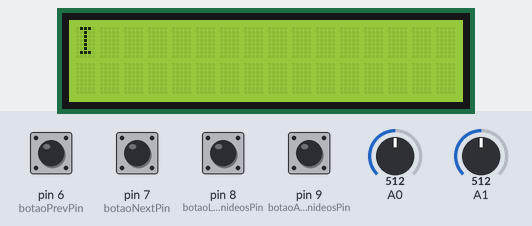
Bench run of a sketch on a simulated Arduino Uno, built with avr-gcc and run on an emulated ATmega328P. On the bench: 16×2 character LCD. The test bench sets the inputs (shaded band); at power-on: pin 6 (botaoPrevPin), pin 7 (botaoNextPin), pin 8 (botaoLantanideosPin), pin 9 (botaoActinideosPin) HIGH, A0 = 512, A1 = 512. The audio player accepts every command and is not drawn.

Above: at 0.1 s.
At 6.1 s:
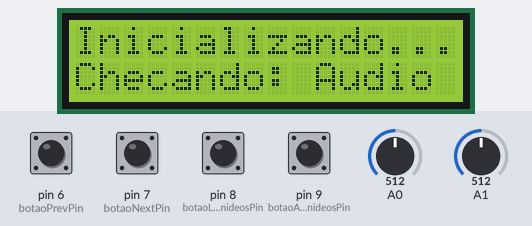
At 11.1 s:
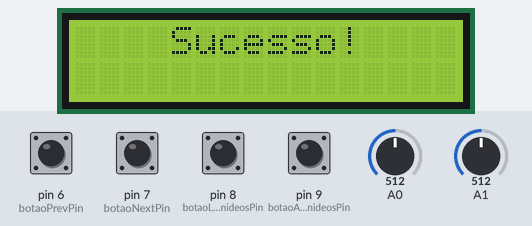
At 14.5 s:
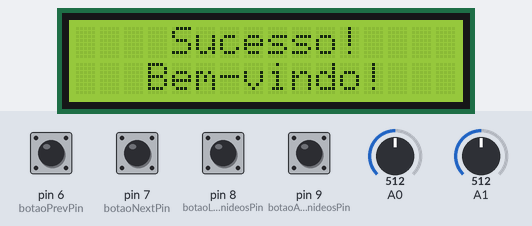
At 23.3 s:
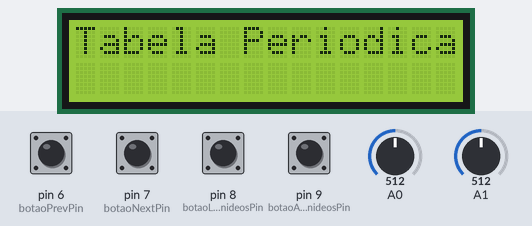
At 25.7 s:
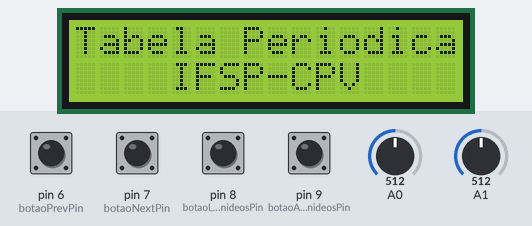

Measured:
- what the display in image 1 shows lasts 2.7 s, from 6.1 s to 8.8 s
- what the display in image 2 shows lasts 1.6 s, from 11.0 s to 12.6 s
- what the display in image 3 shows lasts 5.8 s, from 14.4 s to 20.2 s
- what the display in image 4 shows lasts 1.0 s, from 23.3 s to 24.3 s

The sketch:

tabela_1.2.8.ino
```cpp
#include <Wire.h>
#include <LiquidCrystal_I2C.h>
#include "SoftwareSerial.h"
#include "DFRobotDFPlayerMini.h"
#include <avr/wdt.h> // Biblioteca para watchdog timer

SoftwareSerial mySoftwareSerial(10, 11); // RX, TX
DFRobotDFPlayerMini myDFPlayer;

LiquidCrystal_I2C lcd(0x27, 16, 2); // Endereço I2C, 16 colunas, 2 linhas

// Função para exibir texto no LCD caractere por caractere
void exibirTextoLCD(const char* linha1, const char* linha2) {
    lcd.clear(); // Limpa a tela do LCD

    // Exibe a primeira linha
    lcd.setCursor(0, 0);
    for (int i = 0; linha1[i] != '\0'; i++) {
        lcd.print(linha1[i]);
        delay(200); // Atraso de 200ms entre os caracteres
    }

    // Exibe a segunda linha
    lcd.setCursor(0, 1);
    for (int i = 0; linha2[i] != '\0'; i++) {
        lcd.print(linha2[i]);
        delay(200); // Atraso de 200ms entre os caracteres
    }
}

// Função para reiniciar o Arduino
void reiniciarArduino() {
    wdt_enable(WDTO_15MS); // Habilita o watchdog timer para reiniciar o Arduino em 15 ms
    while (true) {} // Aguarda o watchdog reiniciar o Arduino
}

const int linhas = 7; // Total de períodos (linhas)
const int colunas = 18; // Total de grupos (colunas)


// Matriz representando a tabela periódica
int tabelaPeriodica[linhas][colunas] = {
    {1, 0, 0, 0, 0, 0, 0, 0, 0, 0, 0, 0, 0, 0, 0, 0, 0, 2}, // Primeiro período
    {3, 4, 0, 0, 0, 0, 0, 0, 0, 0, 0, 0, 0, 0, 0, 5, 6, 0}, // Segundo período
    {11, 12, 0, 0, 0, 0, 0, 0, 0, 0, 0, 0, 13, 14, 15, 16, 17, 18}, // Terceiro período
    {19, 20, 21, 22, 23, 24, 25, 26, 27, 28, 29, 30, 31, 32, 33, 34, 35, 36}, // Quarto período
    {37, 38, 39, 40, 41, 42, 43, 44, 45, 46, 47, 48, 49, 50, 51, 52, 53, 54}, // Quinto período
    {55, 56, 0, 72, 73, 74, 75, 76, 77, 78, 79, 80, 81, 82, 83, 84, 85, 86}, // Sexto período, com lantanídeos substituídos por zero
    {87, 88, 0, 104, 105, 106, 107, 108, 109, 110, 111, 112, 113, 114, 115, 116, 117, 118} // Sétimo período, com actinídeos substituídos por zero
};


int linhaAtual = 0; // Período inicial
int colunaAtual = 0; // Grupo inicial
const int botaoNextPin = 7; // Pin do botão Next
const int botaoPrevPin = 6; // Pin do botão Previous
const int botaoLantanideosPin = 8; // Pin do botão para lantanídeos
const int botaoActinideosPin = 9; // Pin do botão para actinídeos

void setup() {
    Serial.begin(115200); // Inicializa a serial do Arduino
    mySoftwareSerial.begin(9600); // comunicação com o módulo

    // Inicializa a comunicação com o LCD via I2C
    lcd.begin();
    lcd.backlight();

    // Mensagem inicial
    exibirTextoLCD("Inicializando...", "Checando: Audio");
    delay(2000); // Atraso para visualização

    // Verifica se o módulo DFPlayer Mini está inicializado corretamente
    if (!myDFPlayer.begin(mySoftwareSerial)) {
        exibirTextoLCD("Erro: Verifique", "Problemas");
        reiniciarArduino();
    }

    myDFPlayer.setTimeOut(500); // Timeout serial 500ms
    myDFPlayer.volume(20); // Volume (de 0 até 30)
    myDFPlayer.EQ(0); // Equalização normal

    exibirTextoLCD("    Sucesso!    ", "   Bem-vindo!   ");
    delay(5000); // Aguarda 5 segundos antes de mudar a mensagem

    // Exibe "Tabela Periodica" e "****IFSP-CPV****"
    exibirTextoLCD("Tabela Periodica", "    IFSP-CPV    ");

    pinMode(botaoNextPin, INPUT_PULLUP); // Configurar o pino do botão Next como entrada com pull-up interno
    pinMode(botaoPrevPin, INPUT_PULLUP); // Configurar o pino do botão Previous como entrada com pull-up interno
    pinMode(botaoLantanideosPin, INPUT_PULLUP); // Configurar o pino do botão Lantanídeos como entrada com pull-up interno
    pinMode(botaoActinideosPin, INPUT_PULLUP); // Configurar o pino do botão Actinídeos como entrada com pull-up interno
}

unsigned long previousMillis = 0; // Variável para armazenar o tempo
const long interval = 10; // Intervalo mínimo recomendado para verificação (10 ms)
unsigned long lastActivityMillis = 0; // Variável para armazenar o tempo da última atividade
const long timeout = 60000; // Tempo de inatividade em milissegundos (60 segundos)

// Variáveis globais para armazenar estado da reprodução e a próxima ação
bool isPlaying = false;
bool isLoopEnabled = false; // Variável para armazenar o estado do loop
int elementoAtual = 1; // Variável para armazenar o elemento atual, inicializada com 1


void loop() {
    unsigned long currentMillis = millis(); // Obtém o tempo atual

    if (currentMillis - previousMillis >= interval) {
        previousMillis = currentMillis; // Atualiza o tempo

        int eixoX = analogRead(A0); // Joystick eixo x
        int eixoY = analogRead(A1); // Joystick eixo y
        int estadoBotaoNext = digitalRead(botaoNextPin); // Ler o estado do botão Next
        int estadoBotaoPrev = digitalRead(botaoPrevPin); // Ler o estado do botão Previous
        int estadoBotaoLantanideos = digitalRead(botaoLantanideosPin); // Ler o estado do botão Lantanídeos
        int estadoBotaoActinideos = digitalRead(botaoActinideosPin); // Ler o estado do botão Actinídeos

        bool posicaoMudou = false;

        // Mapeia o movimento do joystick
        if (eixoX == 1022) {
            colunaAtual++;
            if (colunaAtual >= colunas) colunaAtual = 0; // Loop de volta ao início
            posicaoMudou = true;
        } else if (eixoX == 0) {
            colunaAtual--;
            if (colunaAtual < 0) colunaAtual = colunas - 1; // Loop de volta ao final
            posicaoMudou = true;
        }

        if (eixoY == 1022) {
            linhaAtual++;
            if (linhaAtual >= linhas) linhaAtual = 0; // Loop de volta ao início
            posicaoMudou = true;
        } else if (eixoY == 0) {
            linhaAtual--;
            if (linhaAtual < 0) linhaAtual = linhas - 1; // Loop de volta ao final
            posicaoMudou = true;
        }

        // Se a posição mudou, armazena e reproduz o novo áudio
        if (posicaoMudou) {
            elementoAtual = tabelaPeriodica[linhaAtual][colunaAtual];
            if (elementoAtual != 0) {
                myDFPlayer.play(elementoAtual);
                isPlaying = true;
                lastActivityMillis = currentMillis; // Atualiza o tempo da última atividade
            }
        }

        // Ação para o botão Next
        if (estadoBotaoNext == LOW) {
            elementoAtual++; // Incrementa o elemento atual
            myDFPlayer.play(elementoAtual); // Reproduz o novo áudio
            isPlaying = true;
            lastActivityMillis = currentMillis; // Atualiza o tempo da última atividade
            delay(200); // Pequeno atraso para evitar múltiplas leituras
        }

        // Ação para o botão Previous
        if (estadoBotaoPrev == LOW) {
            if (elementoAtual > 1) {
                elementoAtual--; // Decrementa o elemento atual
                myDFPlayer.play(elementoAtual); // Reproduz o novo áudio
                isPlaying = true;
                lastActivityMillis = currentMillis; // Atualiza o tempo da última atividade
            }
            delay(200); // Pequeno atraso para evitar múltiplas leituras
        }

        // Verifica se a reprodução atual terminou
        if (isPlaying && myDFPlayer.readState() != 1) { // 1 é o código para reprodução em andamento
            isPlaying = false;
            lastActivityMillis = currentMillis; // Reinicia o tempo de inatividade após o áudio terminar
        }

        // Verifica se o dispositivo está ocioso por 60 segundos
        if ((currentMillis - lastActivityMillis >= timeout) && !isPlaying) {
            myDFPlayer.play(1); // Reproduz o áudio 1
            isPlaying = true;
            lastActivityMillis = currentMillis; // Atualiza o tempo da última atividade
        }
    }
}
```
